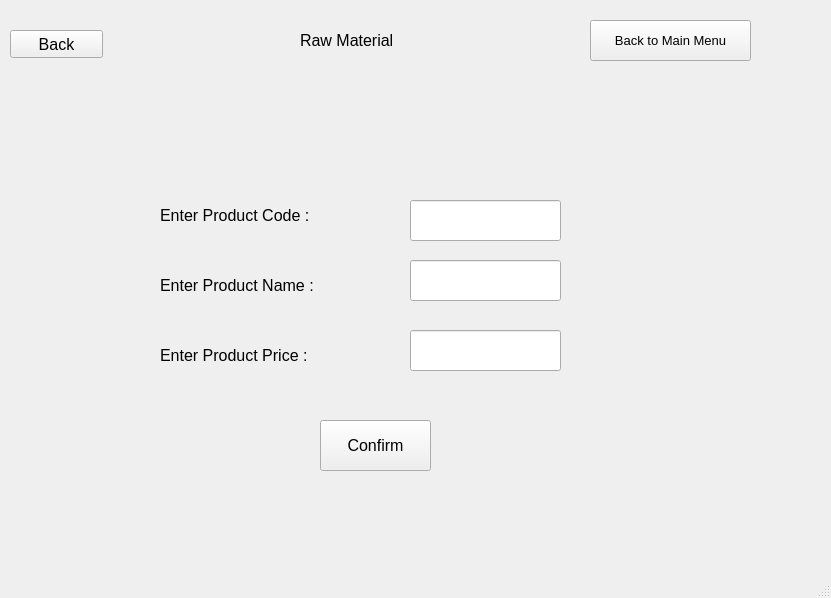
<?xml version="1.0" encoding="UTF-8"?>
<ui version="4.0">
 <class>MainWindow</class>
 <widget class="QMainWindow" name="MainWindow">
  <property name="geometry">
   <rect>
    <x>0</x>
    <y>0</y>
    <width>831</width>
    <height>598</height>
   </rect>
  </property>
  <property name="windowTitle">
   <string>MainWindow</string>
  </property>
  <widget class="QWidget" name="centralwidget">
   <widget class="QPushButton" name="back_add_rm">
    <property name="geometry">
     <rect>
      <x>10</x>
      <y>30</y>
      <width>93</width>
      <height>28</height>
     </rect>
    </property>
    <property name="font">
     <font>
      <pointsize>12</pointsize>
     </font>
    </property>
    <property name="text">
     <string>Back</string>
    </property>
   </widget>
   <widget class="QLabel" name="label_3">
    <property name="geometry">
     <rect>
      <x>300</x>
      <y>20</y>
      <width>151</width>
      <height>41</height>
     </rect>
    </property>
    <property name="font">
     <font>
      <pointsize>12</pointsize>
     </font>
    </property>
    <property name="text">
     <string>Raw Material</string>
    </property>
   </widget>
   <widget class="QPushButton" name="pushButton">
    <property name="geometry">
     <rect>
      <x>590</x>
      <y>20</y>
      <width>161</width>
      <height>41</height>
     </rect>
    </property>
    <property name="font">
     <font>
      <pointsize>10</pointsize>
     </font>
    </property>
    <property name="text">
     <string>Back to Main Menu</string>
    </property>
   </widget>
   <widget class="QLabel" name="label_4">
    <property name="geometry">
     <rect>
      <x>160</x>
      <y>260</y>
      <width>201</width>
      <height>51</height>
     </rect>
    </property>
    <property name="font">
     <font>
      <pointsize>12</pointsize>
     </font>
    </property>
    <property name="text">
     <string>Enter Product Name : </string>
    </property>
   </widget>
   <widget class="QLineEdit" name="rm_new_product_name">
    <property name="geometry">
     <rect>
      <x>410</x>
      <y>260</y>
      <width>151</width>
      <height>41</height>
     </rect>
    </property>
    <property name="font">
     <font>
      <pointsize>12</pointsize>
     </font>
    </property>
   </widget>
   <widget class="QLineEdit" name="rm_new_product_code">
    <property name="geometry">
     <rect>
      <x>410</x>
      <y>200</y>
      <width>151</width>
      <height>41</height>
     </rect>
    </property>
    <property name="font">
     <font>
      <pointsize>12</pointsize>
     </font>
    </property>
   </widget>
   <widget class="QLabel" name="label_5">
    <property name="geometry">
     <rect>
      <x>160</x>
      <y>190</y>
      <width>201</width>
      <height>51</height>
     </rect>
    </property>
    <property name="font">
     <font>
      <pointsize>12</pointsize>
     </font>
    </property>
    <property name="text">
     <string>Enter Product Code :</string>
    </property>
   </widget>
   <widget class="QPushButton" name="rm_new_confirm">
    <property name="geometry">
     <rect>
      <x>320</x>
      <y>420</y>
      <width>111</width>
      <height>51</height>
     </rect>
    </property>
    <property name="font">
     <font>
      <pointsize>12</pointsize>
     </font>
    </property>
    <property name="text">
     <string>Confirm</string>
    </property>
   </widget>
   <widget class="QLineEdit" name="rm_new_product_price">
    <property name="geometry">
     <rect>
      <x>410</x>
      <y>330</y>
      <width>151</width>
      <height>41</height>
     </rect>
    </property>
    <property name="font">
     <font>
      <pointsize>12</pointsize>
     </font>
    </property>
   </widget>
   <widget class="QLabel" name="label_6">
    <property name="geometry">
     <rect>
      <x>160</x>
      <y>330</y>
      <width>201</width>
      <height>51</height>
     </rect>
    </property>
    <property name="font">
     <font>
      <pointsize>12</pointsize>
     </font>
    </property>
    <property name="text">
     <string>Enter Product Price : </string>
    </property>
   </widget>
  </widget>
  <widget class="QStatusBar" name="statusbar"/>
 </widget>
 <resources/>
 <connections/>
</ui>
